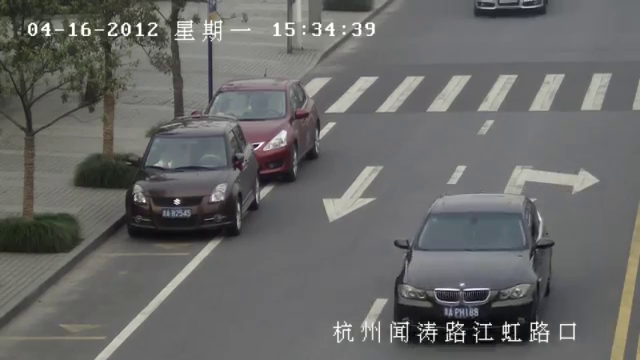
#> input picture frame 29 of hz.mp4, 640 x 360 px, given in place of ball.flv, which was not available
$ python HS_example.py   (older library calls are emulated)
#> lines starting #> are read from the running program, lines starting #| are printed output that depends on the picture; pictures that were not available may be replaced by others from this repository, and a replacement may not be noted
from scipy.ndimage.filters import convolve as filter2
import numpy as np
import cv2
import os
from scipy import misc
from matplotlib import pyplot as plt
#
HSKERN =np.array([[1/12, 1/6, 1/12],
                  [1/6,    0, 1/6],
                  [1/12, 1/6, 1/12]],float)

kernelX = np.array([[-1, 1],
                     [-1, 1]]) * .25 #kernel for computing d/dx

kernelY = np.array([[-1,-1],
                     [ 1, 1]]) * .25 #kernel for computing d/dy

kernelT = np.ones((2,2))*.25


def HornSchunck(im1, im2, alpha:float=0.001, Niter:int=8, verbose:bool=False):
    """
    im1: image at t=0
    im2: image at t=1
    alpha: regularization constant
    Niter: number of iteration
    """
    im1 = im1.astype(np.float32)
    im2 = im2.astype(np.float32)

    #set up initial velocities
    uInitial = np.zeros([im1.shape[0],im1.shape[1]])
    vInitial = np.zeros([im1.shape[0],im1.shape[1]])

    # Set initial value for the flow vectors
    U = uInitial
    V = vInitial

    # Estimate derivatives
    [fx, fy, ft] = computeDerivatives(im1, im2)

    if verbose:
        from .plots import plotderiv
        plotderiv(fx,fy,ft)

#    print(fx[100,100],fy[100,100],ft[100,100])

    # Iteration to reduce error
    for _ in range(Niter):
#%% Compute local averages of the flow vectors
        uAvg = filter2(U, HSKERN)
        vAvg = filter2(V, HSKERN)
#%% common part of update step
        der = (fx*uAvg + fy*vAvg + ft) / (alpha**2 + fx**2 + fy**2)
#%% iterative step
        U = uAvg - fx * der
        V = vAvg - fy * der

    return U,V


def computeDerivatives(im1, im2):

    fx = filter2(im1,kernelX) + filter2(im2,kernelX)
    fy = filter2(im1,kernelY) + filter2(im2,kernelY)

   # ft = im2 - im1
    ft = filter2(im1,kernelT) + filter2(im2,-kernelT)

    return fx,fy,ft


if os.path.isdir("./res") == False:
        os.mkdir("./res")
cap = cv2.VideoCapture('./ball.flv')
# Check if camera opened successfully
if (cap.isOpened()== False):
    print("Error opening video stream or file")

# Read until video is completed
ret, old = cap.read()
#> old is the input picture: shape (360, 640, 3); mean B, G, R 103.3, 104.4, 104.4
old = cv2.cvtColor(old, cv2.COLOR_BGR2GRAY)
#> old: shape (360, 640)
count = 1
while(cap.isOpened()):
    ret, new = cap.read()
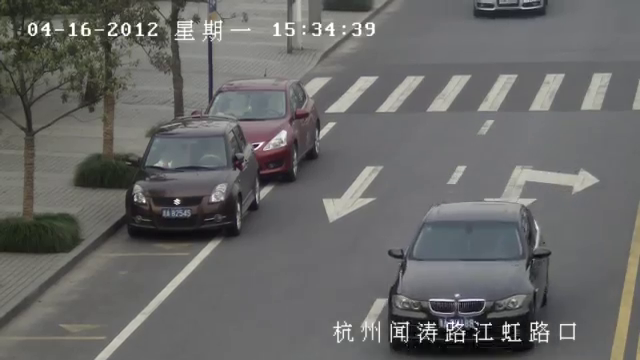
#> input picture frame 30 of hz.mp4, 640 x 360 px, given in place of ball.flv, which was not available
#> new is the input picture: shape (360, 640, 3); mean B, G, R 103.4, 104.4, 104.5
    if ret == True:
        new = cv2.cvtColor(new, cv2.COLOR_BGR2GRAY)
#> new: shape (360, 640)
        U, V = HornSchunck(new, old)
#> in computeDerivatives, `fx = filter2(im1,kernelX) + filter2(im2,kernelX)`:
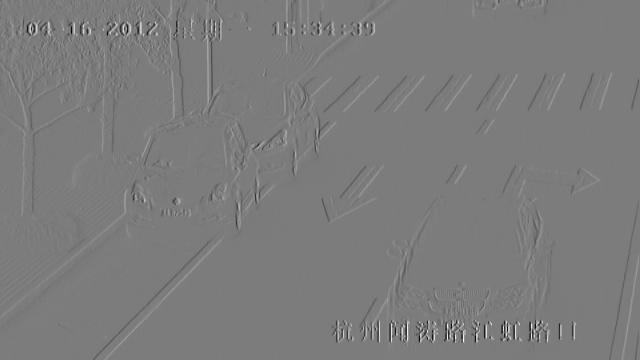
#> fx: shape (360, 640) float32; min -177, max 186, mean 0; drawn with min black and max white
#> in computeDerivatives, `fy = filter2(im1,kernelY) + filter2(im2,kernelY)`:
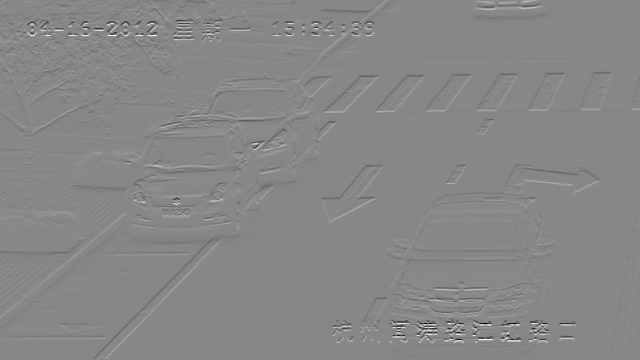
#> fy: shape (360, 640) float32; min -201.5, max 177.5, mean 0; drawn with min black and max white
#> in computeDerivatives, `ft = filter2(im1,kernelT) + filter2(im2,-kernelT)`:
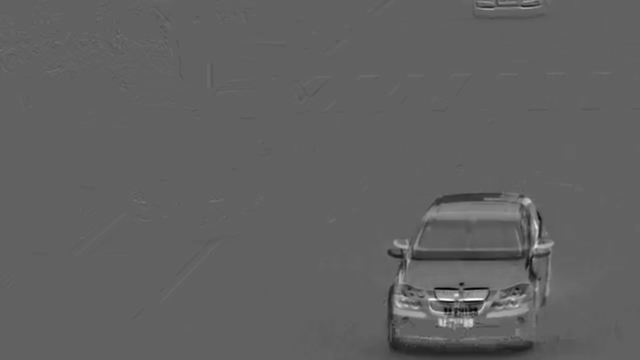
#> ft: shape (360, 640) float32; min -112.5, max 180.5, mean 0; drawn with min black and max white
#> the loop in HornSchunck, `for _ in range(Niter):` made 8 passes
#> pass 1, in HornSchunck, `U = uAvg - fx * der`:
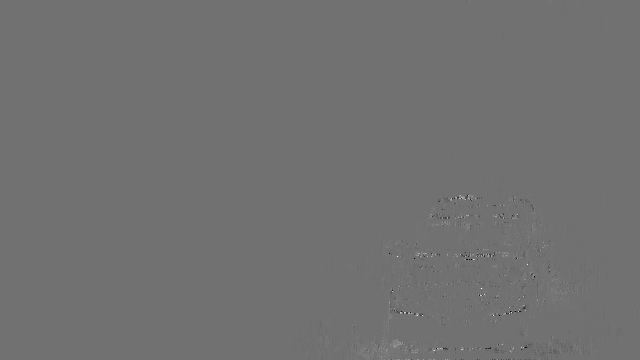
#> U: shape (360, 640) float64; min -158.5, max 197.5, mean 0; drawn with min black and max white
        X = np.arange(0, U.shape[1], 1)
#> X = 640 values from 0 to 639
        Y = np.arange(0, U.shape[0], 1)
#> Y = 360 values from 0 to 359
        fig, ax = plt.subplots()
        q = ax.quiver(X, Y, U, V)
        plt.savefig('./res/res' + str(count) + '.png')
        #misc.imsave('./res/res' + str(count) + '.bmp', opticalImage)
        count += 1
        old = new;
    else:
        break

# When everything done, release the video capture object
cap.release()
#cv2.destroyAllWindows()
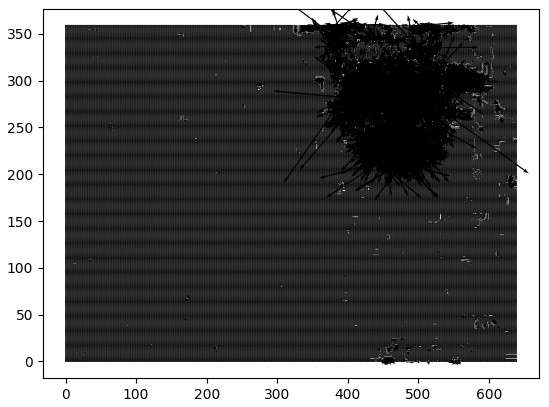
#> figure drawn by matplotlib, 1 panel
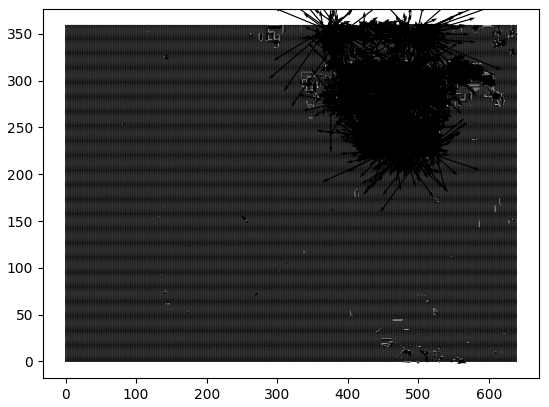
#> figure drawn by matplotlib, 1 panel
